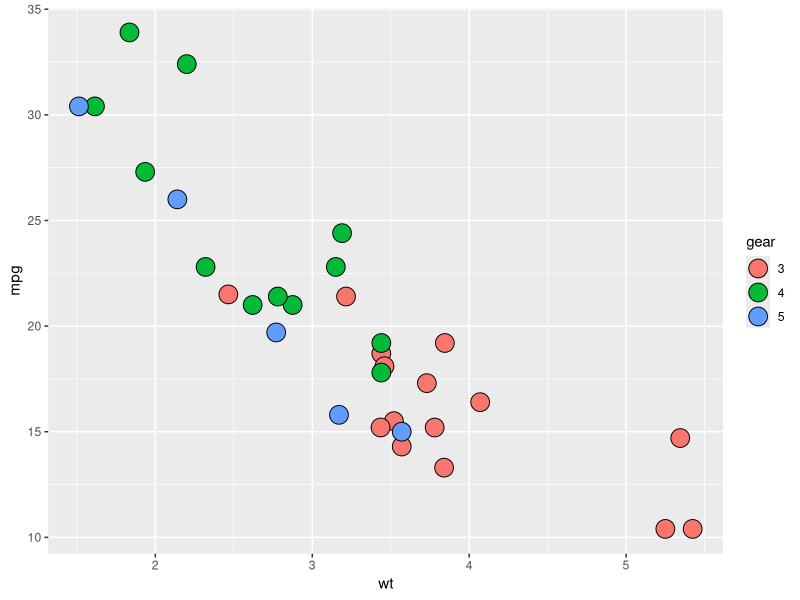

Recreate this plot in R.
library(tidyverse)



df.empty1 = data.frame(var1=0.0,var2=0.0,var3=0.0,var4="")
df.empty2 = data.frame(var1=0.0,var2=0.0,var3=0.0,var4="")
df.empty1$var1=11.5
df.empty1$var2=as.integer(3)
df.empty1$var4="sb1"
df.empty2$var1=12.9
df.empty2$var2=4
df.empty2$var4="sb2"
df.empty=rbind(df.empty1,df.empty2)
print(df.empty)


data=relig_income

new_data=data%>%
  pivot_longer(cols=-religion,
               names_to="income",
               values_to="frequency")%>%
  mutate(income=factor(income,levels=c("<&10k",
                                       "$10-20k",
                                       "$20-30k",
                                       "$30-40k",
                                       "$40-50k",
                                       "$50-75k",
                                       "$75-100k",
                                       "$100-150k",
                                       ">150k",
                                       "Don't know/refused")))


# graphic=new_data %>%
#   ggplot(aes(x=religion,y=frequency,fill=income))+
#   geom_bar(stat="identity",position="fill")+
#   scale_fill_viridis_d()+
#   labs(x="Religion",y="Proportion",fill="Income")+
#   coord_flip()+
#   theme_minimal()
# print(graphic)
data(mtcars)
graphic2=ggplot(mtcars,aes(wt,mpg))+
  geom_point(size=6,shape=1)

mtcars2=mtcars
mtcars2$gear=as.factor(mtcars2$gear)

graphic3=ggplot(mtcars2,aes(wt,mpg,fill=gear))+
  geom_point(size=6,shape=21)

print(graphic3)
